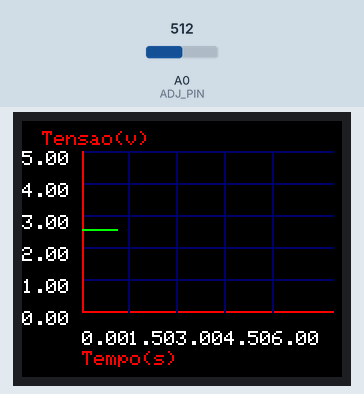
This sketch was run on a simulated Arduino Uno, built with avr-gcc and run on an emulated ATmega328P. Parts: 160×128 colour display. Inputs (shaded band) come from the test bench; at power-on: A0 (ADJ_PIN) = 512.

Above: at 1.33 s.
1.4 s: A0 (ADJ_PIN) set to 716
At 2.97 s:
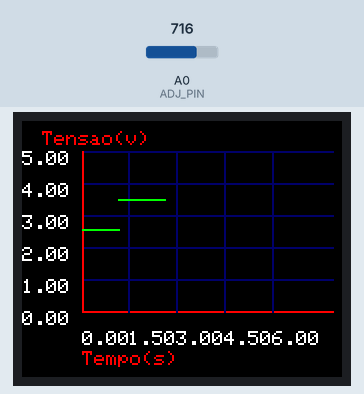
3.0 s: A0 (ADJ_PIN) set to 900
At 4.36 s:
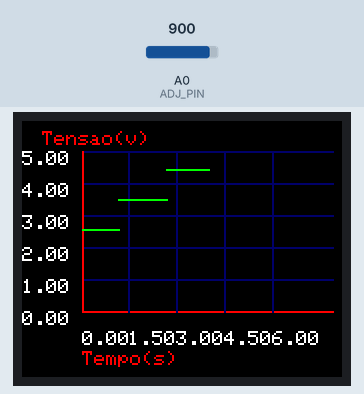
4.5 s: A0 (ADJ_PIN) set to 1023
At 5.82 s:
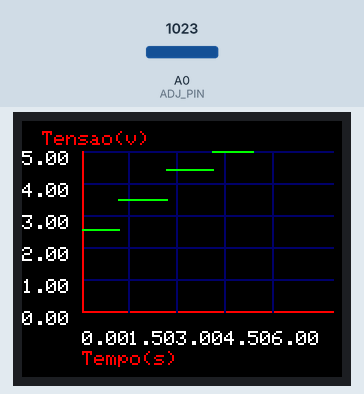

The sketch:

WaveGraph.ino
```cpp
#include <SPI.h>
#include <SD.h>
#include "Adafruit_ST7735.h"

#define TFT_CS 10
#define TFT_DC 9
#define TFT_RST 8 // RST can be set to -1 if you tie it to Arduino's reset

#define LTBLUE    0xB6DF
#define LTTEAL    0xBF5F
#define LTGREEN   0xBFF7
#define LTCYAN    0xC7FF
#define LTRED     0xFD34
#define LTMAGENTA 0xFD5F
#define LTYELLOW  0xFFF8
#define LTORANGE  0xFE73
#define LTPINK    0xFDDF
#define LTPURPLE  0xCCFF
#define LTGREY    0xE71C

#define BLUE      0x001F
#define TEAL      0x0438
#define GREEN     0x07E0
#define CYAN      0x07FF
#define RED       0xF800
#define MAGENTA   0xF81F
#define YELLOW    0xFFE0
#define ORANGE    0xFC00
#define PINK      0xF81F
#define PURPLE    0x8010
#define GREY      0xC618
#define WHITE     0xFFFF
#define BLACK     0x0000

#define DKBLUE    0x000D
#define DKTEAL    0x020C
#define DKGREEN   0x03E0
#define DKCYAN    0x03EF
#define DKRED     0x6000
#define DKMAGENTA 0x8008
#define DKYELLOW  0x8400
#define DKORANGE  0x8200
#define DKPINK    0x9009
#define DKPURPLE  0x4010
#define DKGREY    0x4A49

#define ADJ_PIN A0

Adafruit_ST7735 tft = Adafruit_ST7735(TFT_CS, TFT_DC, TFT_RST);

boolean display1 = true;
double ox, oy, x, y;

void setup() {

  Serial.begin(9600);

  pinMode(ADJ_PIN, INPUT);
  tft.initR(INITR_BLACKTAB);
  tft.fillScreen(BLACK);
  tft.setRotation(3);
}


void loop(void) {
  for (x = 0; x <= 80; x +=.1) {
    y = analogRead(ADJ_PIN) * (5.0 / 1023.0);
    Graph(tft, x, y, 40, 95, 95, 80, 0, 60, 15, 0, 5, 1, "", "Tempo(s)", "Tensao(v)", DKBLUE, RED, GREEN, WHITE, BLACK, display1);
    delay(10);
  }
  tft.fillRect(30, 15, 130, 81, BLACK);
  DrawGrid(tft, x, y, 40, 95, 95, 80, 0, 60, 15, 0, 5, 1, DKBLUE, RED);
}

/*
  function to draw a cartesian coordinate system and plot whatever data you want
  just pass x and y and the graph will be drawn

  huge arguement list
  &d name of your display object
  x = x data point
  y = y datapont
  gx = x graph location (lower left)
  gy = y graph location (lower left)
  w = width of graph
  h = height of graph
  xlo = lower bound of x axis
  xhi = upper bound of x asis
  xinc = division of x axis (distance not count)
  ylo = lower bound of y axis
  yhi = upper bound of y asis
  yinc = division of y axis (distance not count)
  title = title of graph
  xlabel = x asis label
  ylabel = y asis label
  gcolor = graph line colors
  acolor = axi ine colors
  pcolor = color of your plotted data
  tcolor = text color
  bcolor = background color
  &redraw = flag to redraw graph on fist call only
*/


void Graph(Adafruit_ST7735 &d, double x, double y, double gx, double gy, double w, double h, double xlo, double xhi, double xinc, double ylo, double yhi, double yinc, String title, String xlabel, String ylabel, unsigned int gcolor, unsigned int acolor, unsigned int pcolor, unsigned int tcolor, unsigned int bcolor, boolean &redraw) {
  double i, temp;

  if (redraw == true) {

    redraw = false;
    ox = (x - xlo) * ( w) / (xhi - xlo) + gx;
    oy = (y - ylo) * (gy - h - gy) / (yhi - ylo) + gy;
    // draw y scale
    for ( i = ylo; i <= yhi; i += yinc) {
      // compute the transform
      temp =  (i - ylo) * (gy - h - gy) / (yhi - ylo) + gy;

      if (i == 0) {
        d.drawLine(gx-10, temp, gx + w + 20, temp, acolor);
      }
      else {
        d.drawLine(gx-10, temp, gx + w + 20, temp, gcolor);// DrawGrid
      }

      d.setTextSize(1);
      d.setTextColor(tcolor, bcolor);
      d.setCursor(gx - 40, temp);
      // precision is default Arduino--this could really use some format control
      d.println(i);
    }
    // draw x scale
    for (i = xlo; i <= xhi; i += xinc) {
      // compute the transform
      temp =  (i - xlo) * ( w) / (xhi - xlo) + gx;
      if (i == 0) {
        d.drawLine(temp-10, gy, temp-10, gy - h, acolor);
      }
      else {
        d.drawLine(temp-10, gy, temp-10, gy - h, gcolor);// DrawGrid
      }

      d.setTextSize(1);
      d.setTextColor(tcolor, bcolor);
      d.setCursor(temp-10, gy + 10);
      // precision is default Arduino--this could really use some format control
      d.println(i/10);
    }

    //now draw the labels
    d.setTextSize(2);
    d.setTextColor(tcolor, bcolor);
    d.setCursor(gx , gy - h - 30);
    d.println(title);

    d.setTextSize(1);
    d.setTextColor(acolor, bcolor);
    d.setCursor(gx - 10, gy + 20);
    d.println(xlabel);

    d.setTextSize(1);
    d.setTextColor(acolor, bcolor);
    d.setCursor(gx - 30, gy - h - 10);
    d.println(ylabel);
  }

  //graph drawn now plot the data
  // the entire plotting code are these few lines...
  // recall that ox and oy are initialized as static above
  x =  (x - xlo) * ( w) / (xhi - xlo) + gx;
  y =  (y - ylo) * (gy - h - gy) / (yhi - ylo) + gy;
  d.drawPixel(x-10, y, pcolor);
}


void DrawGrid(Adafruit_ST7735 &d, double x, double y, double gx, double gy, double w, double h, double xlo, double xhi, double xinc, double ylo, double yhi, double yinc, unsigned int gcolor, unsigned int acolor){
  double i, temp;
  ox = (x - xlo) * (w) / (xhi - xlo) + gx;
  oy = (y - ylo) * (gy - h - gy) / (yhi - ylo) + gy;
  // draw y scale
  for ( i = ylo; i <= yhi; i += yinc) {
    // compute the transform
    temp =  (i - ylo) * (gy - h - gy) / (yhi - ylo) + gy;

    if (i == 0) {
      d.drawLine(gx-10, temp, gx + w + 20, temp, acolor);
    }
      else {
      d.drawLine(gx-10, temp, gx + w + 20, temp, gcolor);// DrawGrid
    }
  }

  // draw x scale
  for (i = xlo; i <= xhi; i += xinc) {
    // compute the transform
    temp =  (i - xlo) * (w) / (xhi - xlo) + gx;
    if (i == 0) {
      d.drawLine(temp-10, gy, temp-10, gy - h, acolor);
    }
     else {
      d.drawLine(temp-10, gy, temp-10, gy - h, gcolor);// DrawGrid
     }
  }
}
```
